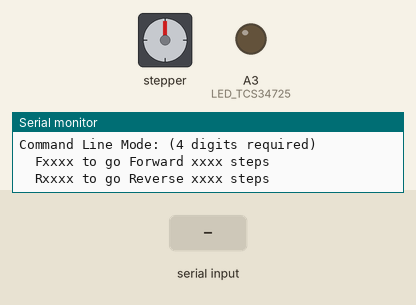
Bench run of a sketch on a simulated Arduino Uno, built with avr-gcc and run on an emulated ATmega328P. Shown: stepper motor, output pins drawn as LEDs (lit = HIGH), the last lines printed to the serial monitor. Inputs (shaded band) come from the test bench. Stepper angles assume 2038 steps per turn.

Above: at 3.7 s.
3.8 s: "R,45\n" received over Serial
At 5.25 s:
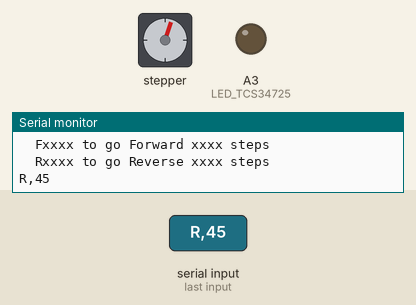
At 5.86 s:
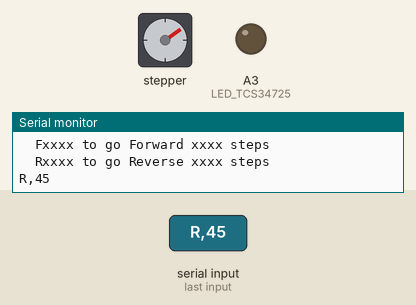
12.8 s: "30,150\n" received over Serial
At 15.7 s:
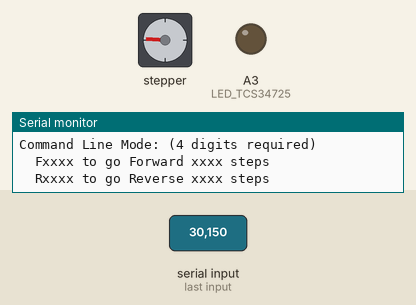
15.8 s: "5\n" received over Serial
Timing chart, 0 to 18.8 s (numbered marks = the images above; inputs shaded):
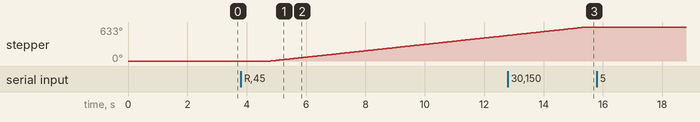

The sketch:

LEGO_DNA_Sequencer_Stepper_Motor.ino
```cpp
/**************************************************************************
  LEGO DNA Sequencer
  Stepper Motor Unit Test

  Original Code:  2022-12-24

  Tom Rolander, MSEE
  Mentor for Circuit Design, Software, 3D Printing
  Miller Library, Fabrication Lab
  Hopkins Marine Station, Stanford University,
  120 Ocean View Blvd, Pacific Grove, CA 93950
  +1 831.915.9526 | rolander@stanford.edu

 **************************************************************************/

#define PROGRAM "LEGO DNA Sequencer - Stepper Motor Unit Test"
#define VERSION "Ver 0.2 2025-08-04"

#define DEBUG_OUTPUT 1

#define LED_TCS34725  A3

//Includes the Arduino Stepper Library
#include <Stepper.h>

// Defines the number of steps per rotation
const int stepsPerRevolution = 2038;

#define STEPPER_PIN_1 9
#define STEPPER_PIN_2 10
#define STEPPER_PIN_3 11
#define STEPPER_PIN_4 12

// Creates an instance of stepper class
// Pins entered in sequence IN1-IN3-IN2-IN4 for proper step sequence
Stepper myStepper = Stepper(stepsPerRevolution, STEPPER_PIN_1, STEPPER_PIN_3, STEPPER_PIN_2, STEPPER_PIN_4);

static int iSteps = 0;

void setup() {
  Serial.begin(115200);
  delay(2500);
  Serial.println();
  Serial.println(PROGRAM);
  Serial.println(VERSION);

// Turn off the RGB sensor white LED in case it is wired up
  pinMode (LED_TCS34725, OUTPUT);
  digitalWrite (LED_TCS34725, LOW);

  myStepper.setSpeed(10);

  Serial.println("Serial Monitor Settings:");
  Serial.println("  No Line Ending");
  Serial.println("  115200 baud");
  Serial.println("LEGO width is 550 steps");
  Serial.println("");
  Serial.print("Position = ");
  Serial.println(iSteps);
  help();
}

void help()
{
  Serial.println("");
  Serial.println("Command Line Mode: (4 digits required)");
  Serial.println("  Fxxxx to go Forward xxxx steps");
  Serial.println("  Rxxxx to go Reverse xxxx steps");
}

void loop()
{
  if (Serial.available() > 0)
  {
    char cBuffer[7];
    int nChars;
    int iValue = 0;

    nChars = Serial.readBytes(cBuffer, sizeof(cBuffer));
    cBuffer[nChars] = '\0';
    Serial.println(cBuffer);
    cBuffer[0] = toupper(cBuffer[0]);
    if (nChars != 5 ||
        (cBuffer[0] != 'F' && cBuffer[0] != 'R'))
    {
      help();
      return;
    }

    for (int i=1; i<5; i++)
    {
      iValue = (iValue * 10) + (cBuffer[i]-'0');
    }
    if (cBuffer[0] == 'R')
      iValue = 0 - iValue;

    iSteps = iSteps + iValue;
    myStepper.step(iValue);
    Serial.print("Position = ");
    Serial.println(iSteps);
  }
}
```

Measured:
- after the input at 3.8 s, stepper: keeps turning clockwise at about 59°/s, starting after 1.0 s
